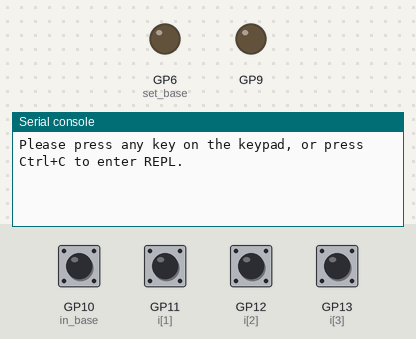
A program run on a simulated Raspberry Pi Pico running MicroPython. Parts: output pins drawn as LEDs (lit = HIGH), the last lines printed to the serial console. Inputs (shaded band) come from the test bench; at power-on: GP10 (in_base), GP11 (i[1]), GP12 (i[2]), GP13 (i[3]) LOW.

Above: at 1.29 s.
1.3 s: GP10 (in_base) pulled HIGH for 0.15 s
At 1.69 s:
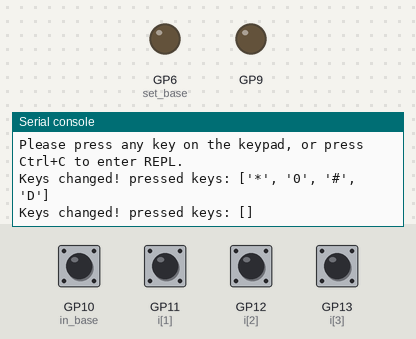
4.3 s: GP11 (i[1]) pulled HIGH for 0.15 s
At 4.44 s:
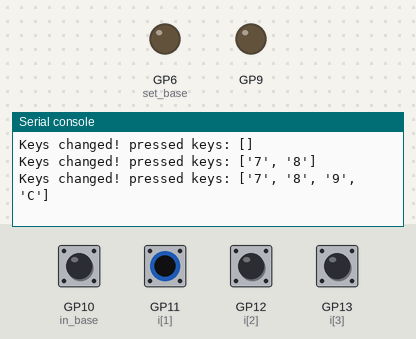
7.3 s: GP12 (i[2]) pulled HIGH for 0.15 s
At 7.9 s:
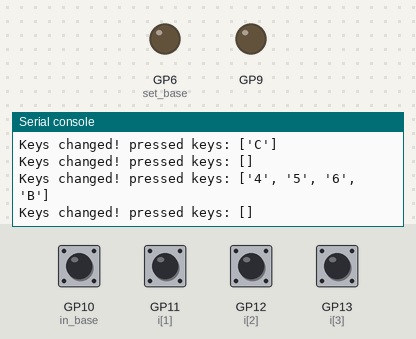
10.3 s: GP13 (i[3]) pulled HIGH for 0.15 s
At 10.44 s:
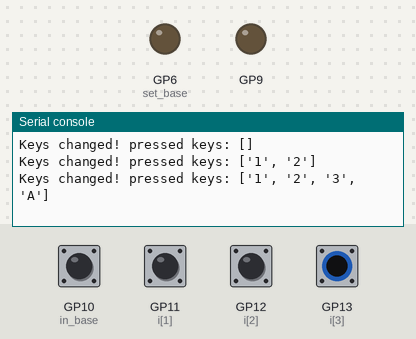
13.3 s: GP10 (in_base) driven HIGH and GP11 (i[1]) driven HIGH
At 13.52 s:
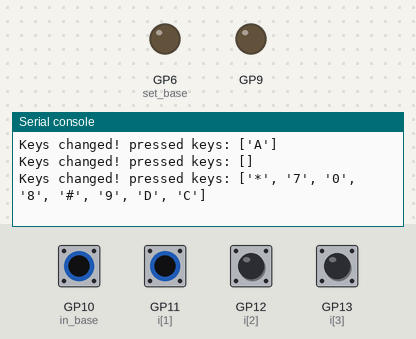
16.3 s: GP12 (i[2]) pulled HIGH for 1 s
At 16.96 s:
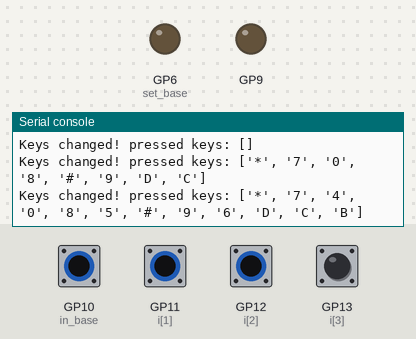

Measured:
- after the input at 1.3 s, the serial console: prints a new line at once (image 1)
- after the input at 4.3 s, the serial console: prints a new line at once (image 2)
- after the input at 7.3 s, the serial console: prints a new line at once (image 3)
- after the input at 10.3 s, the serial console: prints a new line at once (image 4)
- after the input at 13.3 s, the serial console: prints a new line at once (image 5)
- after the input at 16.3 s, the serial console: prints a new line at once (image 6)

The program:

Connecting_the_keypad_to_the_Pico_W9.py
```python
import rp2 as r
from rp2 import PIO
from machine import Pin
from time import sleep as s
# ------ #
# sevseg #
# ------ #

@r.asm_pio(set_init=[PIO.IN_HIGH]*4)
def keypad():
    wrap_target()
    set(y, 0)                             # 0
    label("1")
    mov(isr, null)                        # 1
    set(pindirs, 1)                       # 2
    in_(pins, 4)                          # 3
    set(pindirs, 2)                       # 4
    in_(pins, 4)                          # 5
    set(pindirs, 4)                       # 6
    in_(pins, 4)                          # 7
    set(pindirs, 8)                       # 8
    in_(pins, 4)                          # 9
    mov(x, isr)                           # 10
    jmp(x_not_y, "13")                    # 11
    jmp("1")                              # 12
    label("13")
    push(block)                           # 13
    irq(0)
    mov(y, x)                             # 14
    jmp("1")                              # 15
    wrap()

for i in range(10, 14):
  Pin(i, Pin.IN, Pin.PULL_DOWN)

key_names = "*7410852#963DCBA"

def oninput(machine):
  keys = machine.get()
  while machine.rx_fifo():
      keys = machine.get()
  pressed = []
  for i in range(len(key_names)):
      if (keys & (1 << i)):
          pressed.append(key_names[i])
  print("Keys changed! pressed keys:", pressed)

sm = r.StateMachine(0, keypad, freq=2000, in_base=Pin(10, Pin.IN, Pin.PULL_DOWN), set_base=Pin(6))
sm.active(1)
sm.irq(oninput)

print("Please press any key on the keypad, or press Ctrl+C to enter REPL.")
while True:
  s(0.1)
```
